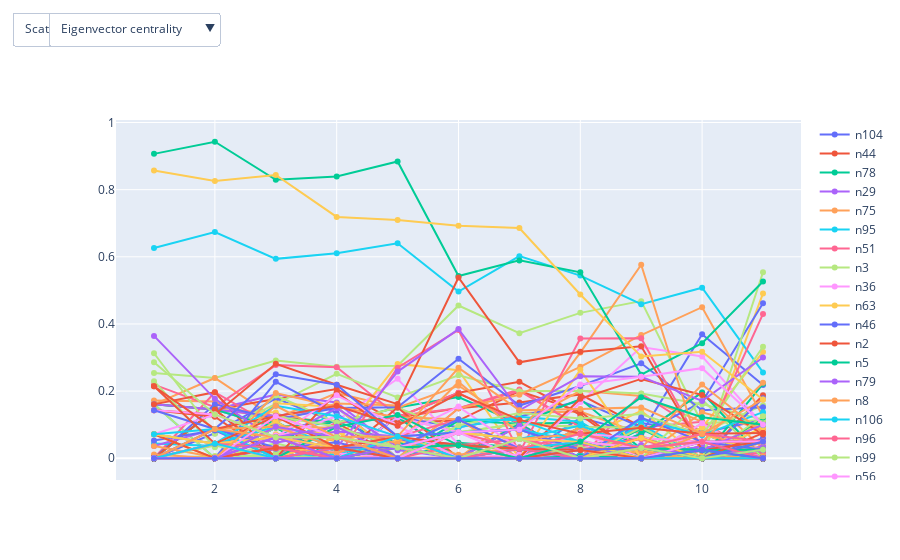

This figure's notebook cell:
### Markdown cell above
Let's try to play with plotly to make this a little more compact

### Code cell
plot = go.Figure()
for centrality in [eigencentrality_t,between_t,degree_t]:
    for i in centrality.keys():      
        plot.add_trace(
        go.Scatter(x=list(range(1,12)),y=centrality[i][1:],name = i))

# Add dropdown
plot.update_layout(
    updatemenus=[
        dict(
            buttons=list([
                dict(
                    args=["type", "scatter"],
                    label="Scatter Plot",
                    method="restyle"
                ),
                dict(
                    args=["type", "bar"],
                    label="Bar Chart",
                    method="restyle"
                )
            ]),
            direction="down",
            y = 1.3,
            x = 0
        ),
        dict(
            buttons=list([
                
                dict(
                    args=[{"visible":[True,False,False]},{"title": "Yahoo",
                            "annotations": []}],
                    label="Eigenvector centrality"
                    # method="restyle"
                ),
                dict(
                    args=[{"visible":[False,True,False]},{"title": "Yahoo",
                            "annotations": []}],
                    label="Betweenness centrality"
                    # method="restyle"
                ),
                dict(
                    args=[{"visible":[False,False,True]},{"title": "Yahoo",
                            "annotations": []}],
                    label="Degree centrality"
                    # method="restyle"-
                )
            ]),
            direction="down",
            y = 1.3,
            x=0.15
        ),
        
    ]
)






  
plot.show()
